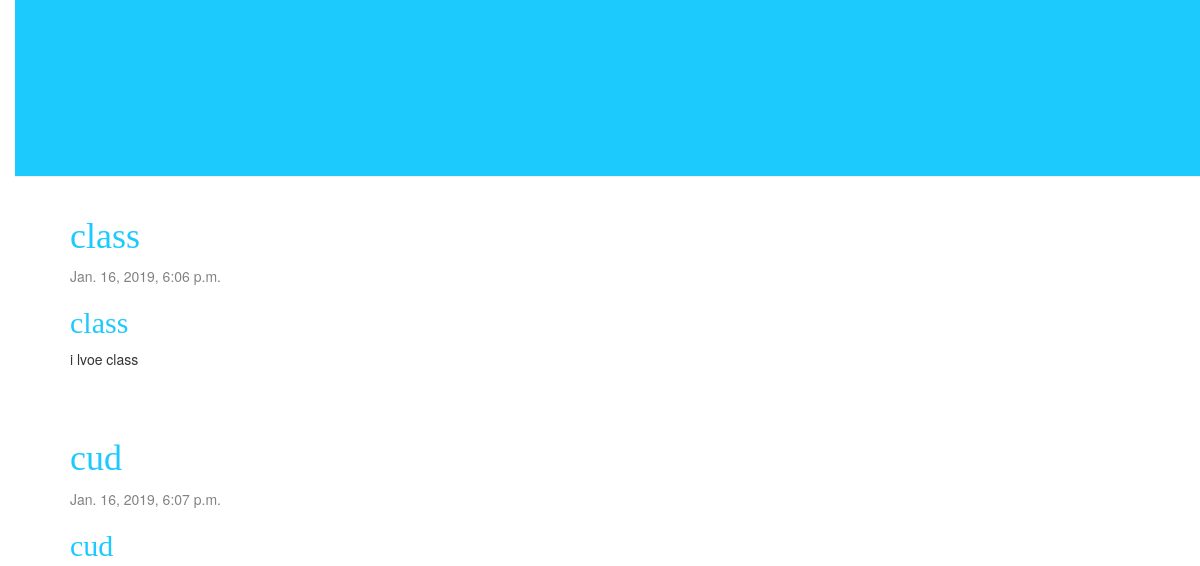
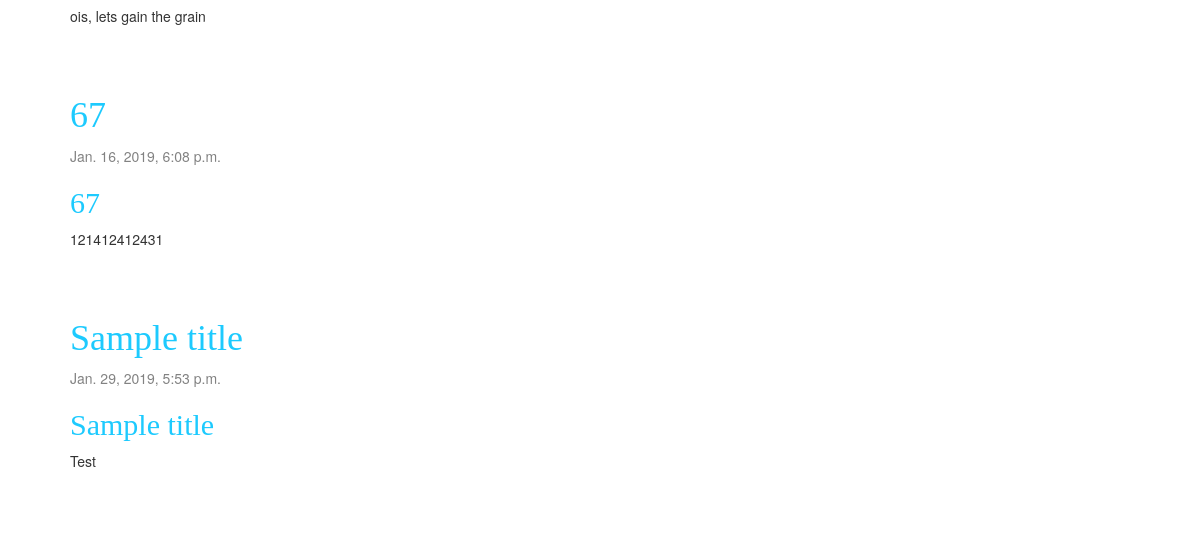
/, run on an earlier commit of the app's database (2 pictures, top to bottom).
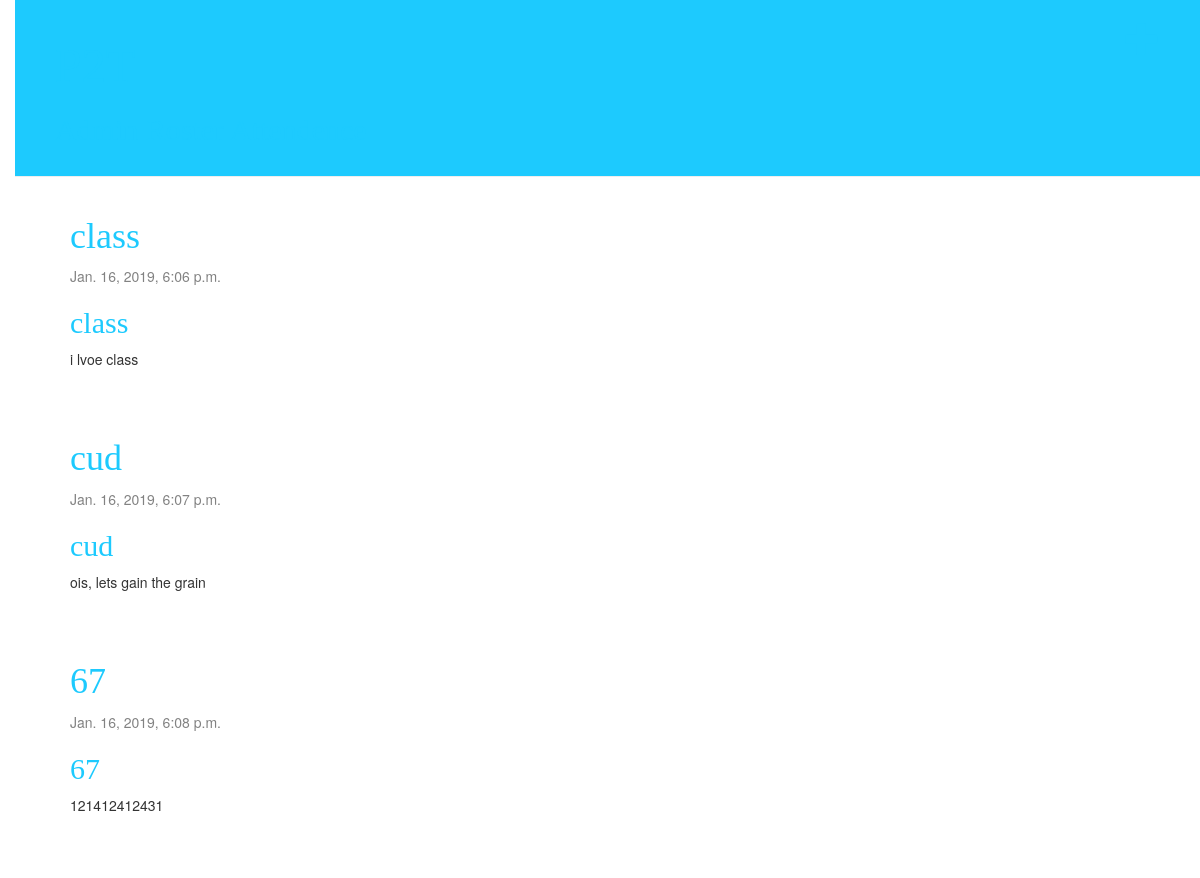
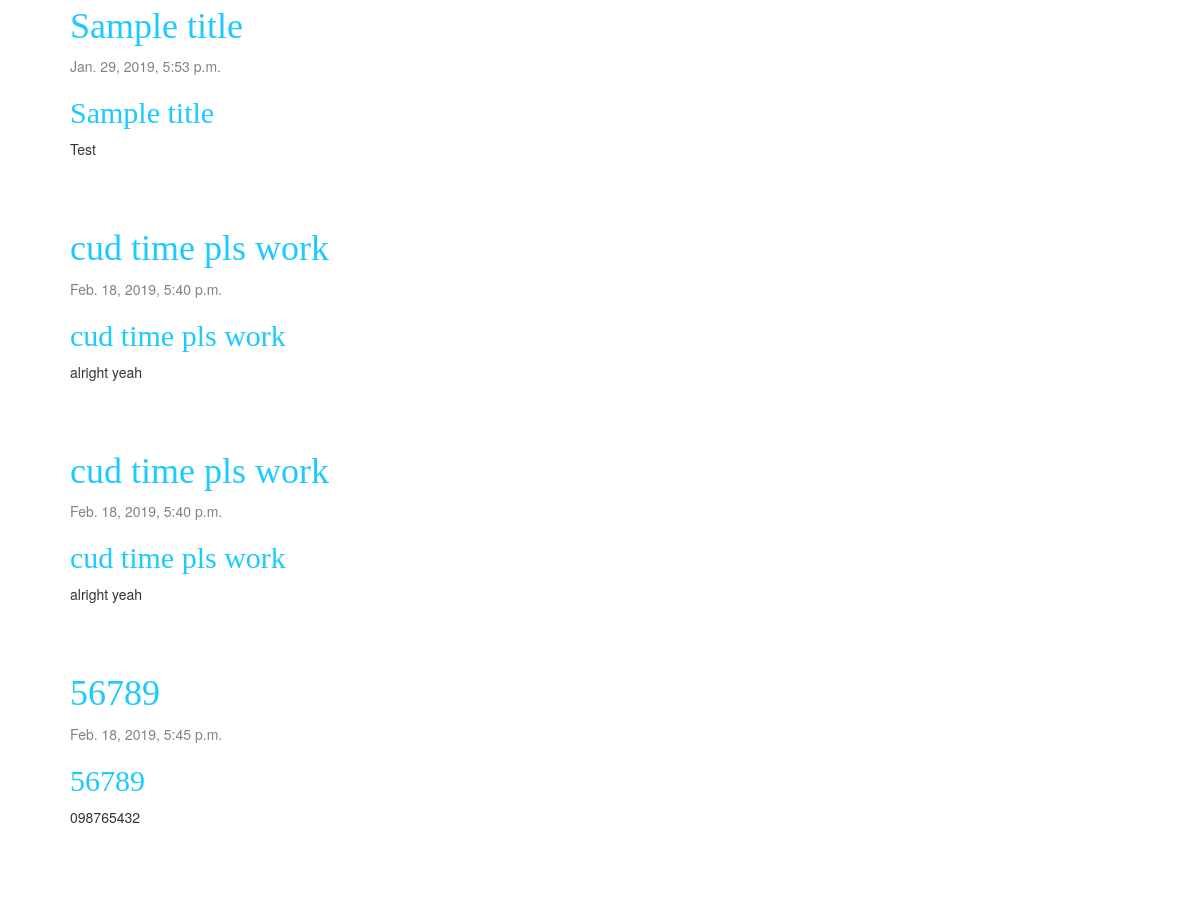
And on a later commit of the database (2 pictures, top to bottom).
### blog/models.py (models this page shows, shortened)
class Post(models.Model):
    author = models.ForeignKey(settings.AUTH_USER_MODEL, on_delete=models.CASCADE)
    title = models.CharField(max_length=200)
    text = models.TextField()
    created_date = models.DateTimeField(default=timezone.now)
    published_date = models.DateTimeField(blank=True, null=True)

### blog/views.py (the view)
# urls.py: path('', views.post_list, name='post_list'),
def post_list(request):
    posts = Post.objects.filter(published_date__lte=timezone.now()).order_by('published_date')
    return render(request, 'blog/post_list.html', {'posts': posts})

### blog/templates/blog/post_list.html
{% extends 'blog/base.html' %}
{% block content %}
    {% for post in posts %}
	<h1><a href="{% url 'post_detail' pk=post.pk %}">{{ post.title }}</a></h1>
        <div class="post">
            <div class="date">
                {{ post.published_date }}
            </div>
            <h2><a href="">{{ post.title }}</a></h2>
            <p>{{ post.text|linebreaksbr }}</p>
        </div>
    {% endfor %}
{% endblock %}

### blog/templates/blog/base.html (shortened to what this page needs)
{% load static %}
<html>
    <head>
        <link rel="stylesheet" href="//maxcdn.bootstrapcdn.com/bootstrap/3.2.0/css/bootstrap.min.css">
        <link rel="stylesheet" href="//maxcdn.bootstrapcdn.com/bootstrap/3.2.0/css/bootstrap-theme.min.css">
        <link rel="stylesheet" href="{% static 'css/blog.css' %}">
    </head>
    <body>
    <div class="page-header">
	<a href="{% url 'post_new' %}" class="top-menu"><span class="glyphicon glyphicon-plus"></span></a>
        <h1><a href="/">P2T</a></h1>
	<h2><a href="/admin">Admin</a><a href="/roster"> Roster</a><a href="/attendence"> Attendence</a></h2>
    </div>
    <div class="content container">
        <div class="row">
            <div class="col-md-8">
            {% block content %}
            {% endblock %}
            </div>
        </div>
    </div>
</body>
</html>

### blog/static/css/blog.css (style rules this page uses)
h1 a, h2 a { color: #1DCAFE; font-family: 'Lobster'; }
body { padding-left: 15px; }
.page-header { background-color: #1DCAFE; margin-top: 0; padding: 20px 20px 20px 40px; }
.page-header h1, .page-header h1 a, .page-header h1 a:visited, .page-header h1 a:active { color: #1DCAFE; font-size: 36pt; text-decoration: none; }
.content { margin-left: 40px; }
h1, h2, h3, h4 { font-family: 'Lobster', cursive; }
.date { color: #828282; }
.top-menu, .top-menu:hover, .top-menu:visited { color: #1DCAFE; float: right; font-size: 26pt; margin-right: 20px; }
.post { margin-bottom: 70px; }
.post h2 a, .post h2 a:visited { color: #1DCAFE; }

What changed in the data, as far as the page shows it:
added Post: title "cud time pls work", published_date "Feb. 18, 2019, 5:40 p.m.", text "alright yeah"
added Post: title "cud time pls work", published_date "Feb. 18, 2019, 5:40 p.m.", text "alright yeah"
added Post: title "56789", published_date "Feb. 18, 2019, 5:45 p.m.", text "098765432"
